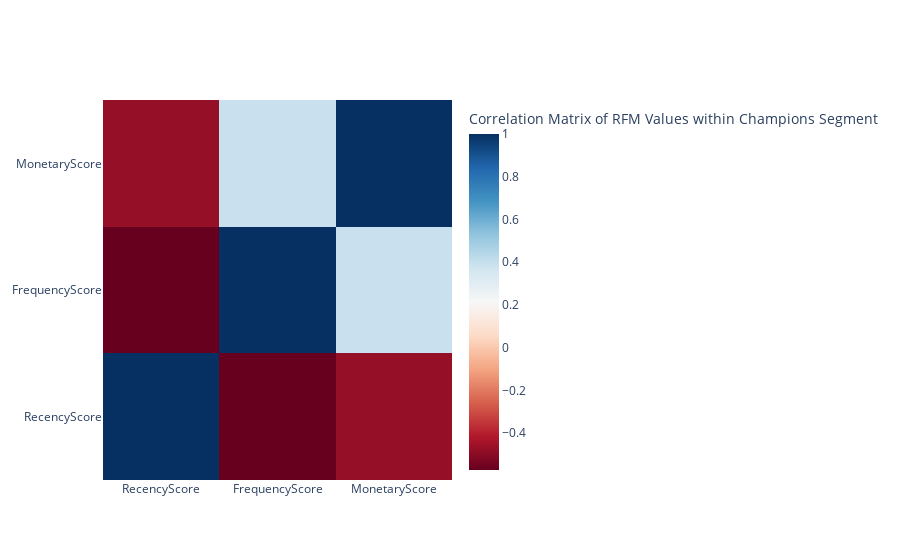

Notebook code for this chart:
### Markdown cell above
##### Now let's analyze the correlation of the recency, frequency, and monetary scores within the champions segment

### Code cell
correlation_matrix = champions_segment[['RecencyScore', 'FrequencyScore', 'MonetaryScore']].corr()

# Visualize the correlation matrix using a heatmap 

fig_heatmap = go.Figure(data=go.Heatmap(
    z=correlation_matrix.values,
    x=correlation_matrix.columns, 
    y=correlation_matrix.columns,
    colorscale='RdBu', 
    colorbar=dict( title='Correlation Matrix of RFM Values within Champions Segment' )
))
fig_heatmap.show()

### Figure 1 — Plotly figure (JSON) as saved in the notebook; plotly's stock layout.template omitted (floating-point values rounded to 4 significant figures)
{"data": [{"colorbar": {"title": {"text": "Correlation Matrix of RFM Values within Champions Segment"}}, "colorscale": [[0, "rgb(103,0,31)"], [0.1, "rgb(178,24,43)"], [0.2, "rgb(214,96,77)"], [0.3, "rgb(244,165,130)"], [0.4, "rgb(253,219,199)"], [0.5, "rgb(247,247,247)"], [0.6, "rgb(209,229,240)"], [0.7, "rgb(146,197,222)"], [0.8, "rgb(67,147,195)"], [0.9, "rgb(33,102,172)"], [1, "rgb(5,48,97)"]], "type": "heatmap", "x": ["RecencyScore", "FrequencyScore", "MonetaryScore"], "y": ["RecencyScore", "FrequencyScore", "MonetaryScore"], "z": [[1, -0.5717, -0.4747], [-0.5717, 1, 0.3907], [-0.4747, 0.3907, 1]]}], "layout": {}}
